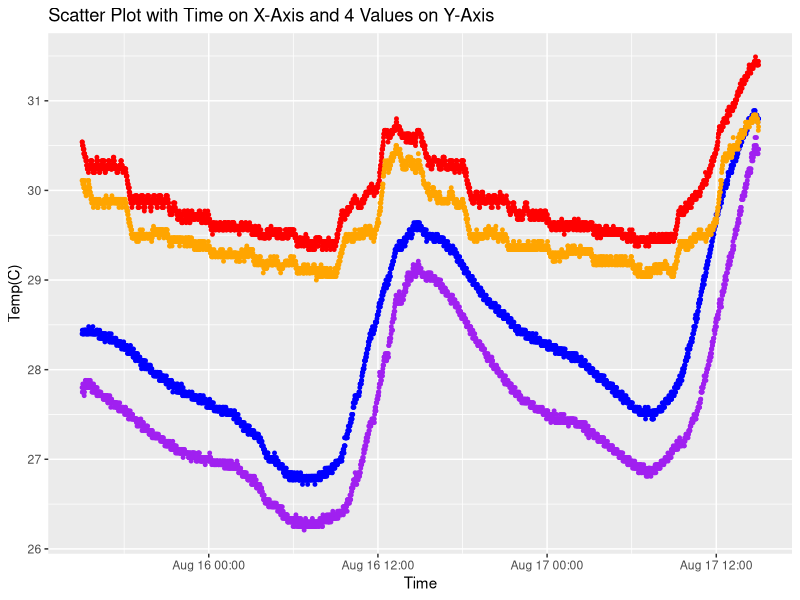
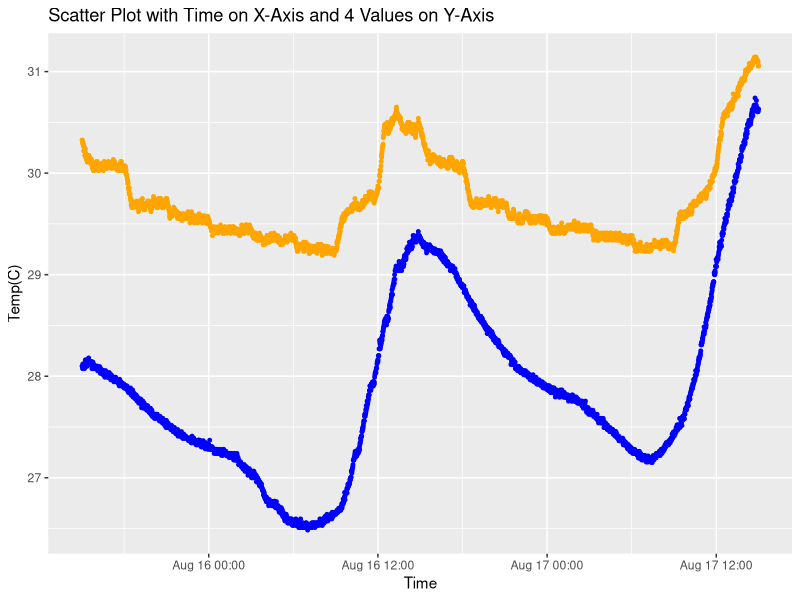

Recreate these plots in R, in order.
## ---- chunk 1
knitr::opts_chunk$set(echo = TRUE)
## ---- chunk 2
library(tidyverse)
library(dplyr)
library(lubridate)
## ---- chunk 3
amb1 <- read_csv("pae-temp-ambient-1.csv", skip=1,
                  col_names = c('obs', 'DateTimeHST', 'amb1tempC', 'amb1lux')) %>% 
                  select(-1)

amb2 <- read_csv("pae-temp-ambient-2.csv", skip=1, 
                  col_names = c('obs', 'DateTimeHST', 'amb2tempC', 'amb2lux')) %>% 
                  select(-1)

high1 <- read_csv("pae-temp-high-1.csv", skip=1, 
                  col_names = c('obs', 'DateTimeHST', 'high1tempC', 'high1lux')) %>% 
                  select(-1)

high2 <- read_csv("pae-temp-high-2.csv", skip=1, 
                  col_names = c('obs', 'DateTimeHST', 'high2tempC', 'high2lux')) %>% 
                  select(-1)
## ---- chunk 4
amb1$DateTimeHST <- mdy_hms(amb1$DateTimeHST)  # mdy_hms for month/day/year hour:minute:second format
amb2$DateTimeHST <- mdy_hms(amb2$DateTimeHST)
high1$DateTimeHST <- mdy_hms(high1$DateTimeHST)
high2$DateTimeHST <- mdy_hms(high2$DateTimeHST)
## ---- chunk 5
start_datetime <- mdy_hms("08/15/2022 15:00:00")
end_datetime <- mdy_hms("08/17/2022 15:00:00")
## ---- chunk 6
amb1 <- amb1 %>%
  filter(DateTimeHST >= start_datetime & DateTimeHST <= end_datetime)

amb2 <- amb2 %>%
  filter(DateTimeHST >= start_datetime & DateTimeHST <= end_datetime)

high1 <- high1 %>%
  filter(DateTimeHST >= start_datetime & DateTimeHST <= end_datetime)

high2 <- high2 %>%
  filter(DateTimeHST >= start_datetime & DateTimeHST <= end_datetime)
## ---- chunk 7
amb_templog <- full_join(amb1, amb2, by = "DateTimeHST")
## ---- chunk 8
high_templog <- full_join(high1, high2, by = "DateTimeHST")
## ---- chunk 9
all_templog <- full_join(amb_templog, high_templog, by = "DateTimeHST")
## ---- chunk 10
ggplot(all_templog, aes(x = DateTimeHST)) +
  geom_point(aes(y = amb1tempC), color = "blue", size = 1) +
  geom_point(aes(y = amb2tempC), color = "purple", size = 1) +
  geom_point(aes(y = high1tempC), color = "red", size = 1) +
  geom_point(aes(y = high2tempC), color = "orange", size = 1) +
  labs(title = "Scatter Plot with Time on X-Axis and 4 Values on Y-Axis",
       x = "Time",
       y = "Temp(C)")
## ---- chunk 11
ttest_amb1_amb2 <- t.test(all_templog$amb1tempC, all_templog$amb2tempC, paired = TRUE)
t.test(all_templog$amb1tempC, all_templog$amb2tempC, paired = TRUE)
## ---- chunk 12
ttest_high1_high2 <- t.test(all_templog$high1tempC, all_templog$high2tempC, paired = TRUE)
t.test(all_templog$high1tempC, all_templog$high2tempC, paired = TRUE)
## ---- chunk 13
ttest_amb1_high1 <- t.test(all_templog$amb1tempC, all_templog$high1tempC, paired = TRUE)
t.test(all_templog$amb1tempC, all_templog$high1tempC, paired = TRUE)
## ---- chunk 14
ttest_amb1_high2 <- t.test(all_templog$amb1tempC, all_templog$high2tempC, paired = TRUE)
t.test(all_templog$amb1tempC, all_templog$high2tempC, paired = TRUE)
## ---- chunk 15
ttest_amb2_high1 <- t.test(all_templog$amb2tempC, all_templog$high1tempC, paired = TRUE)
t.test(all_templog$amb2tempC, all_templog$high1tempC, paired = TRUE)
## ---- chunk 16
ttest_amb2_high2 <- t.test(all_templog$amb2tempC, all_templog$high2tempC, paired = TRUE)
t.test(all_templog$amb2tempC, all_templog$high2tempC, paired = TRUE)
## ---- chunk 17
all_templog <- all_templog %>% 
  mutate(ambavgtempC = rowMeans(select(., amb1tempC, amb2tempC))) %>% 
  mutate(highavgtempC = rowMeans(select(., high1tempC, high2tempC)))
## ---- chunk 18
ttest_amb_high <- t.test(all_templog$ambavgtempC, all_templog$highavgtempC, paired = TRUE)
t.test(all_templog$ambavgtempC, all_templog$highavgtempC, paired = TRUE)
## ---- chunk 19
summary(all_templog$ambavgtempC)
## ---- chunk 20
summary(all_templog$highavgtempC)
## ---- chunk 21
ggplot(all_templog, aes(x = DateTimeHST)) +
  geom_point(aes(y = ambavgtempC), color = "blue", size = 1) +
  geom_point(aes(y = highavgtempC), color = "orange", size = 1) +
  labs(title = "Scatter Plot with Time on X-Axis and 4 Values on Y-Axis",
       x = "Time",
       y = "Temp(C)")
## ---- chunk 22
mean(c(all_templog$amb1lux, all_templog$amb2lux, all_templog$high1lux, all_templog$high2lux))
